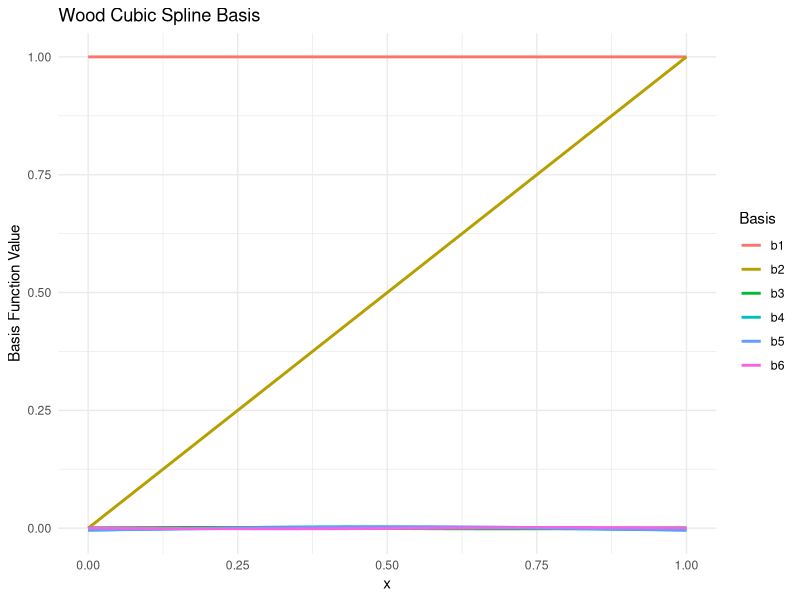
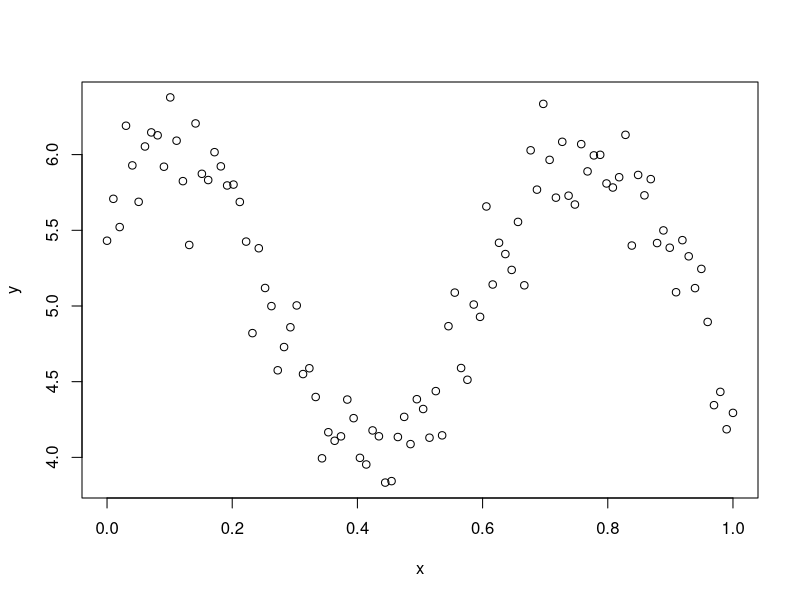

The R source for these figures, in order:
## ---- chunk 1
knitr::opts_chunk$set(echo = TRUE)
## ---- chunk 2
library(ggplot2)
library(tidyverse)

rm(list=ls())
set.seed(1)

# Define x
x = seq(0,1, length.out=100)

#x = rnorm(100,0,1)
# We choose equally spaced notes over the range [0,1]
knots = seq(0,1,length.out=6)

# Basis functions per Woods formulation

b1 = function(x) {
  rep(1, length(x))
}

b2 = function(x){
  x
}

R_x_z = function(x, z) {
  ((z - 0.5)^2 - 1/12) * ((x - 0.5)^2 - 1/12) / 4 - 
  ((abs(x - z) - 0.5)^4 - 0.5 * (abs(x - z) - 0.5)^2 + 7/240) / 24
}

# Construct the basis matrix

basis_matrix = cbind(b1(x), b2(x),sapply(knots[-c(1,length(knots))],function(k) R_x_z(x,k)))

basis_design_matrix = basis_matrix %>% as_tibble()
                  
colnames(basis_design_matrix) = c("b1", "b2", "b3", "b4", paste0("b", 5:(4 + length(knots))))
basis_design_matrix = basis_design_matrix %>%
                       mutate(x = x)

basis_melted <- reshape2::melt(basis_design_matrix, id.vars = "x")

ggplot(basis_melted, aes(x = x, y = value, color = variable)) + 
  geom_line(size = 1) + 
  labs(title = "Wood Cubic Spline Basis",
       x = "x", y = "Basis Function Value", color = "Basis") +
  theme_minimal()
## ---- chunk 3



#mu = 5 + sin(3 * pi * (x-0.6))
#y <-  rnorm(100, mean = mu, sd = 0.5^2)

y <- 5 + sin(3 * pi * (x-0.6)) + rnorm(100, sd = 0.5^2)

plot(y~x)
## ---- chunk 4
pulsar_data = read.csv2("Pulsar.csv", header = TRUE, sep=",")
head(pulsar_data)
## ---- chunk 5

